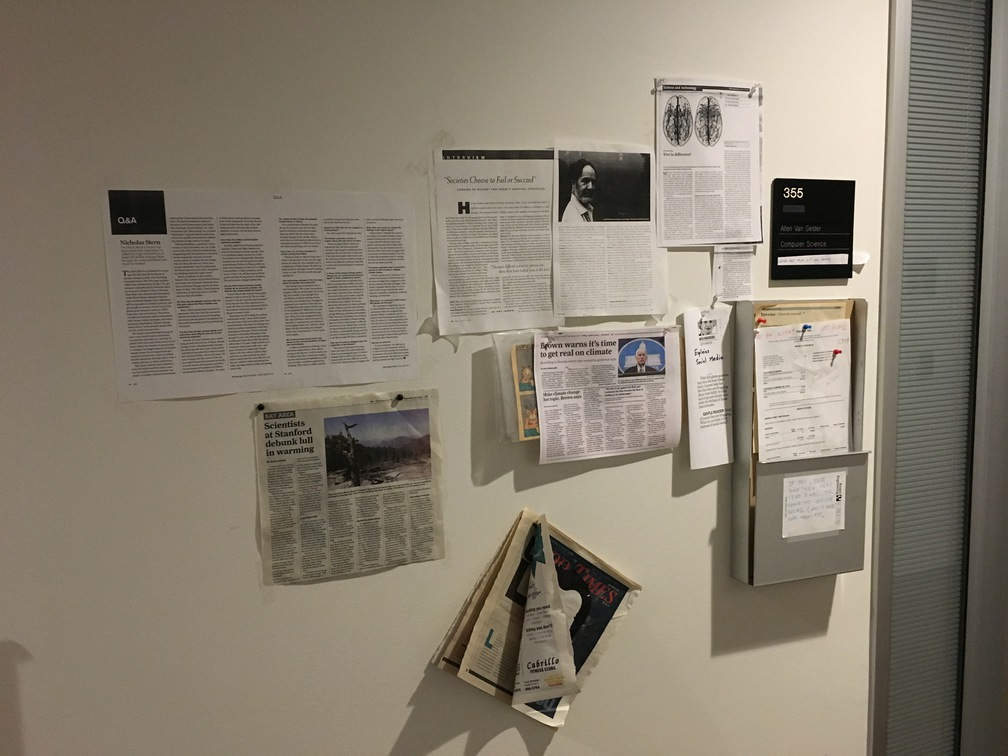
//> input picture src6/IMG_6871.JPG, 1008 x 756 px; its folder holds 4 pictures in this run
$ ./main   (built with g++ and OpenCV 4)
//> lines starting //> are read from the running program, lines starting //| are printed output that depends on the picture
### WordTracking2/RectBoxes.hpp
//
//  RectBoxes.hpp
//  WordTracking2
//
//  Created by boyang on 5/10/17.
//  Copyright © 2017 boyang. All rights reserved.
//

#ifndef RectBoxes_hpp
#define RectBoxes_hpp

#include <stdio.h>
#include <iostream>
#include <queue>
#include "opencv2/core/core.hpp"

class RectBoxes {
public:
    static void addCorner(CvPoint pt);
    static int getRectCornerSize();
    static CvPoint popFromRectCorner();
    static bool insideTheBox(CvPoint topLeft, CvPoint bottomRight, CvPoint pointPreFram);
    static void pushToInBoxPointsPreFrame(CvPoint pt);
    static void pushToInBoxPointsCurFrame(CvPoint pt);
    static CvPoint calculateMedianPointPrePoints();
    static CvPoint calculateMedianPointCurPoints();

private:
    static std::queue<CvPoint> rectBoxCorners;
    static std::vector<CvPoint> inBoxPointsPre;
    static std::vector<CvPoint> inBoxPointsCur;


};

#endif /* RectBoxes_hpp */

### WordTracking2/main.cpp
//
//  main.cpp
//  WordTracking2
//
//  Created by boyang on 4/19/17.
//  Copyright © 2017 boyang. All rights reserved.
//

#include "opencv2/core/core.hpp"
#include "opencv2/opencv.hpp"
#include "opencv2/highgui/highgui.hpp"
#include "stdio.h"
#include "math.h"
#include <iostream>
#include <map>
#include "RectBoxes.hpp"

using namespace cv;

//global var
const int MAX_CORNERS = 2000;
const int TOLERENCE_WINSIZE = 15;//half of the winsize eg. 3 means winsize is 7
const int SSD_WINSIZE = 3;//half of the winsize eg. 5 means winsize is 11
const double SSD_THRESHOLD = 4;
const Size imgSize = Size(640,480);//640, 480


int cntAddByTolerance = 0;
int count = 0;
int cntTolerancePerformance = 0;
int cnt_total_valid_point = 0;
bool opticalFlowLineShow = false;

Scalar chainLengthColor[8] = {Scalar(0,0,255),Scalar(0,153,255),Scalar(0,255,255),Scalar(0,255,0),Scalar(255,255,0),Scalar(255,0,0),Scalar(255,0,153),Scalar(0,0,0)};//rainbow order + black

Mat imgPre;
Mat imgCur;
Mat imgNext;
Mat imgShow;
std::vector<std::vector<CvPoint>> featureList(MAX_CORNERS , std::vector<CvPoint>(0,0));
std::map<CvPoint , int > map;
std::vector<CvPoint> reuse2;
std::vector<std::vector<int> > trackingTable;//a table to keep a record of tracking


//functions
//For hashmap
bool operator<(cv::Point const& a, cv::Point const& b)
{
    return (a.x < b.x) || (a.x == b.x && a.y < b.y);
}

//square function
// [14 lines left out: functions square, onMouse, not called in this run]

CvPoint add_tolerance(int x, int y ){
    return CvPoint(x,y);
}

// [222 lines left out: functions checkFeasibility, second_round_check, checkOutOfBound, ssd, thirdRoundCheck, static_of_tracking_chain and 3 more, not called in this run]

int main(int argc, const char * argv[]) {
    //some var
    TermCriteria termcrit(TermCriteria::COUNT|TermCriteria::EPS,20,0.03);
    Size subPixWinSize(10,10), winSize(31,31);


    //read file
    std::vector<cv::String> fileNames;
    String folder = "/Users/boyang/workspace/WordTracking2/src6";
    cv::glob(folder, fileNames);

    //loop through all the images in the file
    for(int i = 1 ; i < fileNames.size() - 1 ; i++) {
        //counting all output key point both good and bad one
        int keypoint_cnt = 0;
        //count the numbers of features which are in track
        int cnt_tracking_feature_each_frame = 0;
        //put the duplicate and new key point
        std::vector<CvPoint> temp;
        //new feature to track record it in the reuse array then use some tolerance to check again
        std::vector<CvPoint> reuse;
        //create tracking table for this frame
        std::vector<int> trackingTableThisFrame(MAX_CORNERS, 0);

        //load image
        imgCur = imread(fileNames[i], IMREAD_GRAYSCALE );
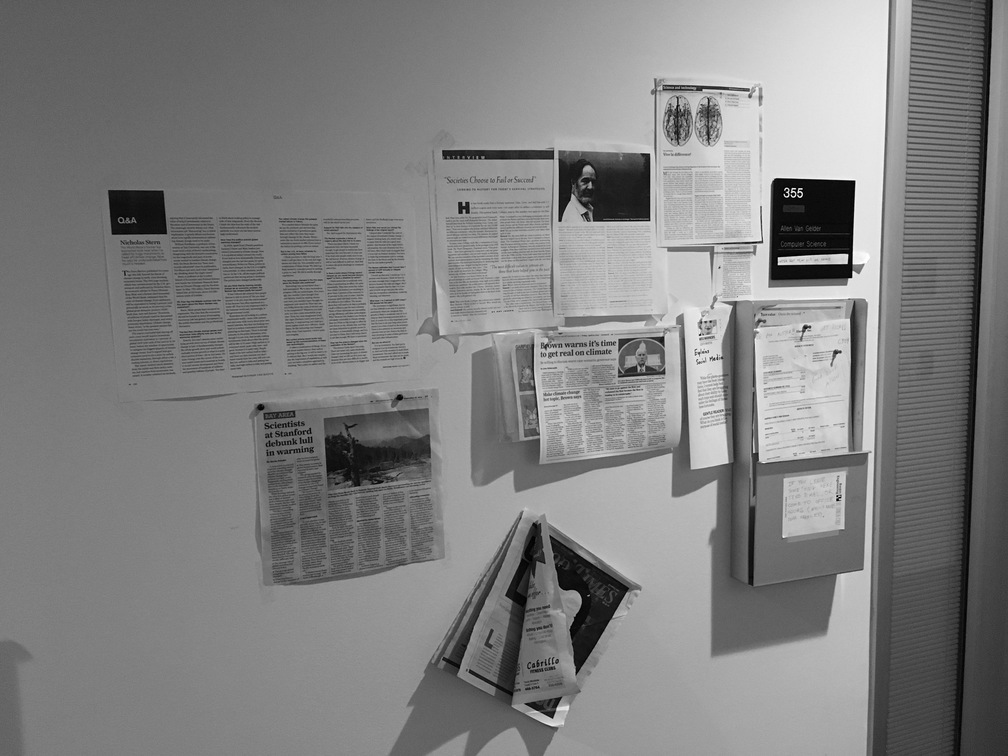
//> imgCur: 756 rows x 1008 cols, CV_8UC1; min 0, max 255, mean 128.8
        resize(imgCur, imgCur, imgSize);
//> imgCur: 480 rows x 640 cols, CV_8UC1
        imgNext = imread(fileNames[i+1], IMREAD_GRAYSCALE);
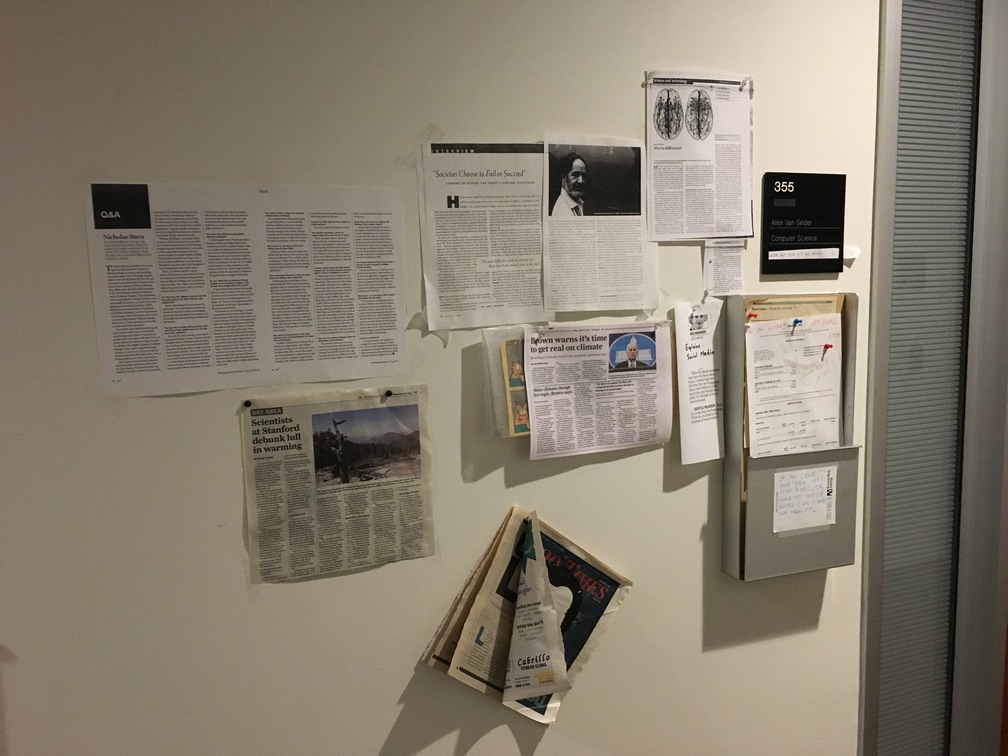
//> input picture src6/IMG_6872.JPG, 1008 x 756 px
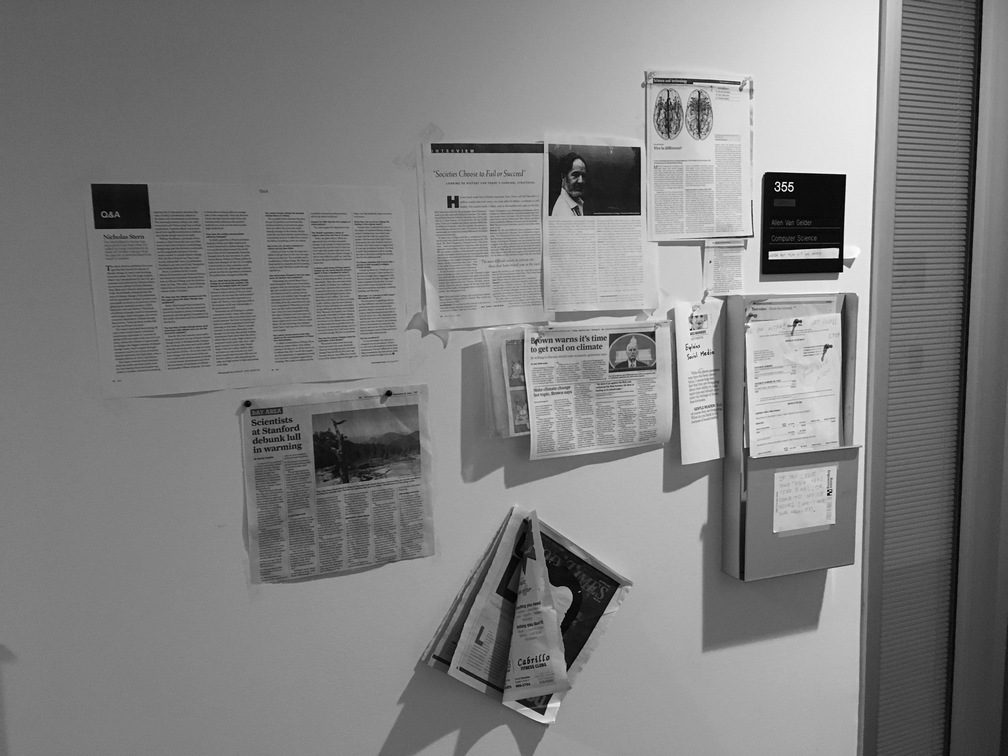
//> imgNext: 756 rows x 1008 cols, CV_8UC1; min 0, max 255, mean 128.3
        resize(imgNext, imgNext, imgSize);
//> imgNext: 480 rows x 640 cols, CV_8UC1
        //load a color image to show
        imgShow = imread(fileNames[i], IMREAD_COLOR);
//> imgShow is the input picture: 756 rows x 1008 cols, CV_8UC3; mean B, G, R 112.7, 127.8, 136.7
        resize(imgShow, imgShow, imgSize);
//> imgShow: 480 rows x 640 cols, CV_8UC3

        int corner_count=MAX_CORNERS;
        //set it later
        int win_size;
        //vector to put output feature points
        std::vector<Point2f> featuresPre(MAX_CORNERS);
        std::vector<Point2f> featuresCur(MAX_CORNERS);

        //find good features to track
//> (the run ends here: the program needs code that is not available in this run, at `goodFeaturesToTrack(imgCur,`)
